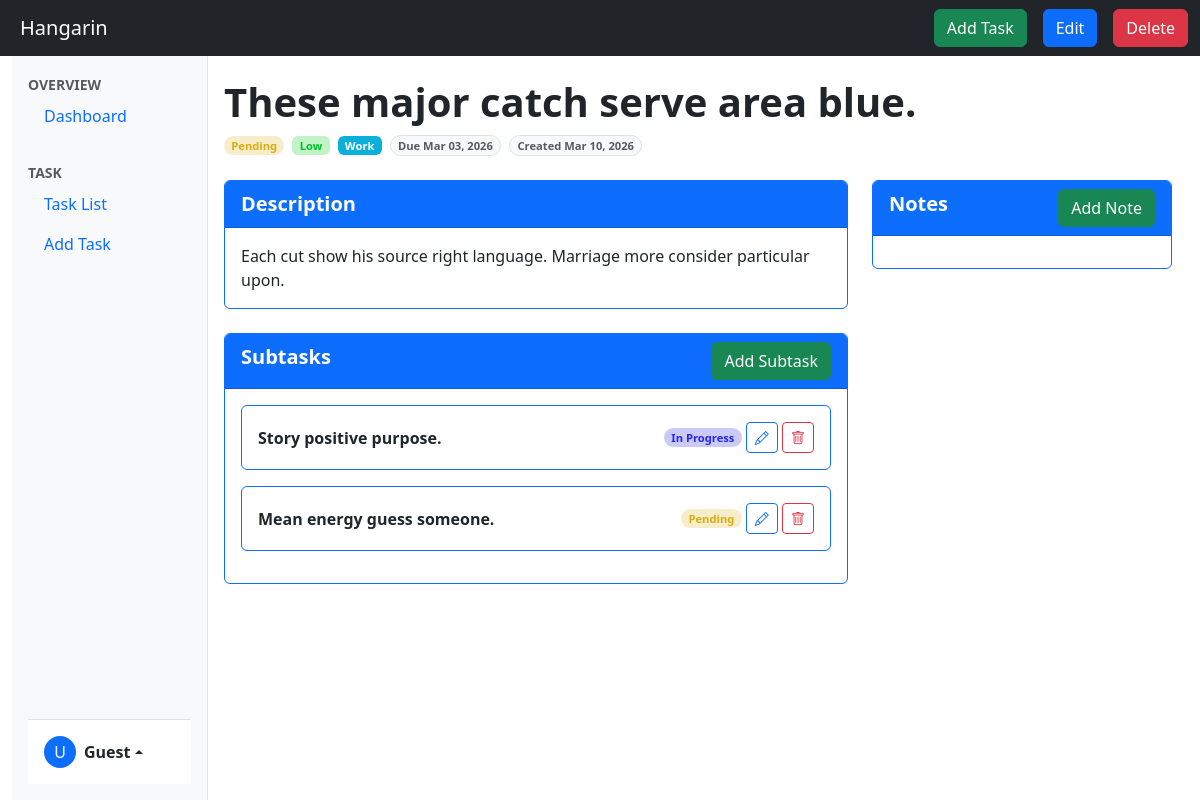
The page /taskDetails/6 on the database its author committed.
### Hangarin/models.py (models this page shows, shortened)
class BaseModel(models.Model):
    created_at = models.DateTimeField(auto_now_add=True, db_index=True)
    updated_at = models.DateTimeField(auto_now=True)
    class Meta:
        abstract =True

class Task(BaseModel):
    title = models.CharField(max_length=200)
    description = models.CharField(max_length=500)
    deadline = models.DateTimeField(default=timezone.now)
    status = models.CharField(
        max_length=50,
        choices=[
        ("Pending", "Pending"),
        ("In Progress ", "In Progress"),
        ("Completed", "Completed"),
        ],
        default="Pending"
    )
    category = models.ForeignKey(Category, on_delete=models.CASCADE)
    priority = models.ForeignKey(Priority, on_delete=models.CASCADE)

class Priority(BaseModel):
    name = models.CharField(max_length=50)
    class Meta:
        verbose_name = "Priority"
        verbose_name_plural = "Priorities"
    def __str__(self):
        return self.name

class Category(BaseModel):
    name = models.CharField(max_length=50)
    class Meta:
        verbose_name = "Category"
        verbose_name_plural = "Categories"
    def __str__(self):
        return self.name

class SubTask(BaseModel):
    parent_task = models.ForeignKey(Task, on_delete=models.CASCADE)
    title = models.CharField(max_length=500)
    status = models.CharField(
        max_length=50,
        choices=[
        ("Pending", "Pending"),
        ("In Progress ", "In Progress"),
        ("Completed", "Completed"),
        ],
        default="pending"
    )

### Hangarin/views.py (the view)
# urls.py: path('taskDetails/<int:pk>', TaskDetailListView.as_view(), name='taskDetails'),
class TaskDetailListView(DetailView):
    model = Task
    template_name = 'taskDetails.html'
    context_object_name = 'taskDetails'
    def get_context_data(self, **kwargs):
        context = super().get_context_data(**kwargs)
        context["details_active"] = True
        return context
    def get_queryset(self):
        return Task.objects.prefetch_related('subtask_set', 'note_set').all()

### Hangarin/templates/taskDetails.html (shortened to what this page needs)
{% extends 'base.html' %}
{% load static %}
{% block content %}
<div class="container-fluid py-3 px-3">
    <div class="row">
        <div class="col-12">
            <div class="fw-bold fs-1">{{ taskDetails.title }}</div>
        </div>
    </div>
    <div class="row gx-2">
        <div class="col-auto">
            <span class="badge rounded-pill
                {% if taskDetails.status == 'Pending' %}status-pending
                {% elif taskDetails.status == 'In Progress ' %}status-ongoing
                {% elif taskDetails.status == 'Completed' %}status-completed
                {% endif %}" style="font-size: 0.7rem;">{{ taskDetails.status }}</span>
        </div>
        <div class="col-auto">
            <span class="badge
                {% if taskDetails.priority.name == 'Low' %}status-completed
                {% elif taskDetails.priority.name == 'Medium' %}status-ongoing
                {% elif taskDetails.priority.name == 'High' %}status-pending
                {% elif taskDetails.priority.name == 'Optional' %}priority-optional
                {% elif taskDetails.priority.name == 'Critical' %}priority-critical
                {% endif %}" style="font-size: 0.7rem;">{{ taskDetails.priority }}</span>
        </div>
        <div class="col-auto">
            <span class="badge
                {% if taskDetails.category.name == 'School' %}category-bg-purple
                {% elif taskDetails.category.name == 'Projects' %}category-bg-red
                {% elif taskDetails.category.name == 'Personal' %}category-bg-pink
                {% elif taskDetails.category.name == 'Work' %}category-bg-darkPurple
                {% elif taskDetails.category.name == 'Finance' %}category-bg-green
                {% endif %}" style="font-size: 0.7rem;">{{ taskDetails.category }}</span>
        </div>
        <div class="col-auto">
            <span class="badge bg-light text-muted rounded-pill border" style="font-size: 0.7rem;">
                Due {{ taskDetails.deadline|date:"M d, Y" }}
            </span>
        </div>
        <div class="col-auto">
            <span class="badge bg-light text-muted rounded-pill border" style="font-size: 0.7rem;">
                Created {{ taskDetails.created_at|date:"M d, Y" }}
            </span>
        </div>
    </div>
    <div class="row mt-4">
        <div class="col-12 col-lg-8">
            <div class="card border-primary">
                <div class="card-header bg-primary fw-bold text-white fs-5">Description</div>
                <div class="card-body">{{ taskDetails.description }}</div>
            </div>
            <div class="card border-primary mt-4">
                <div class="card-header bg-primary d-flex justify-content-between">
                    <span class="fw-bold text-white fs-5">Subtasks</span>
                    <a href="{% url 'subtaskCreate' taskDetails.pk %}">
                        <div class="btn btn-success">Add Subtask</div>
                    </a>
                </div>
                <div class="card-body overflow-auto" style="max-height: 40vh;">
                    {% for subtask in taskDetails.subtask_set.all %}
                    <div class="d-flex align-items-center justify-content-between mb-3 p-3 border border-primary rounded">
                        <div>
                            <span class="fw-bold">{{ subtask.title }}</span>
                        </div>
                        <div>
                            <span class="badge rounded-pill
                                {% if subtask.status == 'Pending' %}status-pending
                                {% elif subtask.status == 'In Progress ' %}status-ongoing
                                {% elif subtask.status == 'Completed' %}status-completed
                                {% endif %}" style="font-size: 0.7rem;">{{ subtask.status }}</span>
                            <a href="{% url 'subtaskUpdate' taskDetails.pk subtask.pk %}" class="btn btn-sm btn-outline-primary" title="Edit">
                                <i class="bi bi-pencil"></i>
                            </a>
                            <a href="{% url 'subtaskDelete' taskDetails.pk subtask.pk %}" class="btn btn-sm btn-outline-danger" title="Delete">
                                <i class="bi bi-trash"></i>
                            </a>
                        </div>
                    </div>
                    {% endfor %}
                </div>
            </div>
        </div>
        <div class="col-12 col-lg-4">
            <div class="card border-primary">
                <div class="card-header bg-primary d-flex justify-content-between">
                    <span class="fw-bold text-white fs-5">Notes</span>
                    <a href="{% url 'noteCreate' taskDetails.pk %}">
                        <div class="btn btn-success">Add Note</div>
                    </a>
                </div>
                <div class="card-body overflow-auto" style="max-height: 40vh;">
                </div>
            </div>
        </div>
    </div>
{% endblock %}

### Hangarin/static/css/stylesheet.css (style rules this page uses)
.status-pending { background-color: rgba(228, 200, 77, 0.3); color: #d8ad12 !important; }
.status-ongoing { background-color: rgba(79, 79, 218, 0.3); color: rgb(37, 37, 240) !important; }
.status-completed { background-color: rgba(50, 215, 69, 0.3); color:rgb(2, 189, 42) !important; }
@media (min-width: 992px) { body { overflow-y: hidden; } }
.category-bg-darkPurple { background-color: rgb(9, 176, 218); }

### rows shown on the page
Task: title "These major catch serve area blue.", status "Pending", priority "Low", category "Work", deadline "Mar 03, 2026", created_at "Mar 10, 2026", description "Each cut show his source right language. Marriage more consider particular upon."
SubTask: title "Story positive purpose.", status "In Progress"
SubTask: title "Mean energy guess someone.", status "Pending"

### other values the page prints
{{ user.username|slice:":1"|upper|default:"U" }} "U"
{{ user.username|default:"Guest" }} "Guest"
